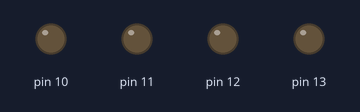
Bench run of a sketch on a simulated Arduino Uno, built with avr-gcc and run on an emulated ATmega328P. On the bench: output pins drawn as LEDs (lit = HIGH).

Above: at 0.1 s.
At 0.3 s:
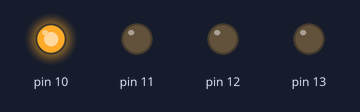
At 0.5 s:
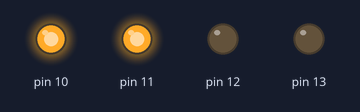
At 0.7 s:
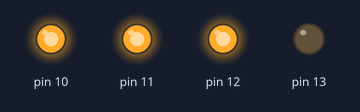
At 1.3 s:
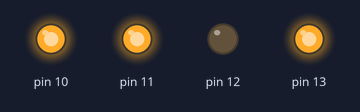
At 2.7 s:
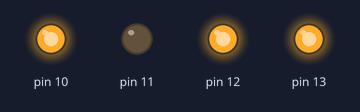
Timing chart, 0 to 3.0 s (numbered marks = the images above):
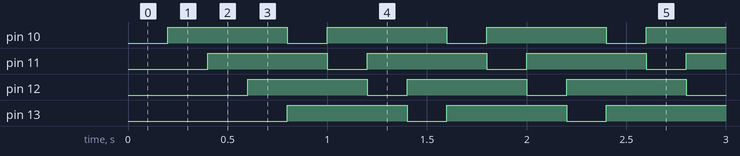

Measured:
- by itself, pin 10–13: alternates HIGH for 0.60 s and LOW for 0.20 s

The sketch:

snake_arduino.ino
```cpp
void setup() {
  pinMode(10, OUTPUT);
  pinMode(11, OUTPUT);
  pinMode(12, OUTPUT);
  pinMode(13, OUTPUT);
}

void loop() {
  for(int i = 10; i <= 13; i++) {
    digitalWrite(i, LOW);
    delay(200);
    digitalWrite(i, HIGH);
  }
}
```
